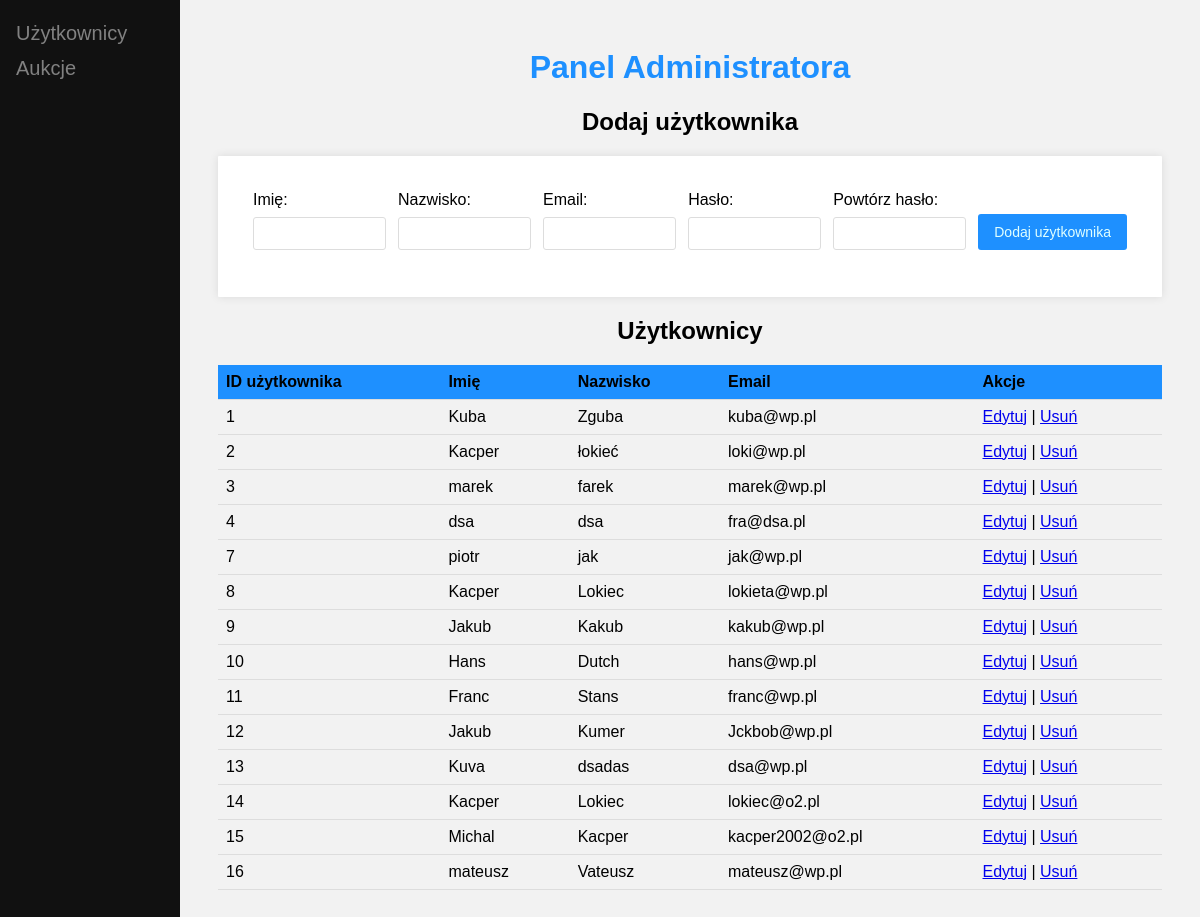
The page /dist/admin.php on the database its author committed.
### tables this page shows
CREATE TABLE `users` (
  `id_user` int(11) NOT NULL,
  `firstName` varchar(50) NOT NULL,
  `lastName` varchar(50) NOT NULL,
  `email` varchar(60) NOT NULL,
  `id_role` tinyint(4) NOT NULL DEFAULT 1,
  `pass` varchar(255) NOT NULL,
  `passwordrepeat` varchar(255) NOT NULL,
  `city` varchar(100) DEFAULT NULL,
  `street` varchar(100) DEFAULT NULL,
  `house_number` varchar(10) DEFAULT NULL,
  `postal_code` varchar(20) DEFAULT NULL,
  `phone_number` varchar(20) DEFAULT NULL
);

### dist/admin.php (the view, shortened to what this page needs)
<?php
    include_once "../scripts/connect.php";
?>
<!DOCTYPE html>
<html lang="en">
<head>
    <link rel="stylesheet" href="../src/admin.css">
</head>
<body>
<div class="sidebar">
        <a href="admin.php"><i class="fa fa-fw fa-user"></i> Użytkownicy</a>
        <a href="auctions_admin.php"><i class="fa fa-clipboard"></i> Aukcje</a>
    </div>
    <div class="main">
        <h1>Panel Administratora</h1>
         <h2>Dodaj użytkownika</h2>
        <form action="add.php" method="POST">
            <div class="add_wyglad">
                <label for="firstName">Imię:</label>
                <input type="text" name="firstName" id="firstName" required><br>
            </div>
            <div class="add_wyglad">
                <label for="lastName">Nazwisko:</label>
                <input type="text" name="lastName" id="lastName" required><br>
            </div>
            <div class="add_wyglad">
                <label for="email">Email:</label>
                <input type="email" name="email" id="email" required><br>
            </div>
            <div class="add_wyglad">
                <label for="pass">Hasło:</label>
                <input type="password" name="pass" id="pass" required><br>
            </div>
            <div class="add_wyglad">
                <label for="passwordrepeat">Powtórz hasło:</label>
                <input type="password" name="passwordrepeat" id="passwordrepeat" required><br>
            </div>
            <div class="add_wyglad">
                <input class="add_button" type="submit" value="Dodaj użytkownika">
            </div>
        </form>
        <h2 id="uzytkownicy">Użytkownicy</h2>
        <table>
            <tr>
                <th>ID użytkownika</th>
                <th>Imię</th>
                <th>Nazwisko</th>
                <th>Email</th>
                <th>Akcje</th>
            </tr>
        <?php
            $stmt = $conn->prepare("SELECT * FROM users");
            $stmt->execute();
            $users = $stmt->fetchAll(PDO::FETCH_ASSOC);
            if (count($users) > 0) {
                foreach ($users as $row) {
                    echo "<tr>";
                    echo "<td>" . htmlspecialchars($row["id_user"]) . "</td>";
                    echo "<td>" . htmlspecialchars($row["firstName"]) . "</td>";
                    echo "<td>" . htmlspecialchars($row["lastName"]) . "</td>";
                    echo "<td>" . htmlspecialchars($row["email"]) . "</td>";
                    echo "<td><a href='edit.php?id=" . htmlspecialchars($row["id_user"]) . "'>Edytuj</a> | <a href='../scripts/delete.php?id=" . htmlspecialchars($row["id_user"]) . "'>Usuń</a></td>";
                    echo "</tr>";
                }
            } else {
                echo "<tr><td colspan='5'>Brak użytkowników.</td></tr>";
            }
        ?>
        </table>
    </div>
</body>
</html>

### src/admin.css (style rules this page uses)
body { font-family: Arial, sans-serif; background-color: #f2f2f2; padding: 20px; }
h1 { text-align: center; color: #1E90FF; }
h2 { text-align: center; }
table { width: 100%; border-collapse: collapse; margin-bottom: 20px; }
th, td { padding: 8px; text-align: left; border-bottom: 1px solid #ddd; }
th { background-color: #1E90FF; }
form { max-width: 1400px; margin: 0 auto; background-color: #fff; padding: 20px; border-radius: 1px; box-shadow: 0 0 10px rgba(0, 0, 0, 0.1); display: flex; }
label { display: block; margin-bottom: 8px; }
input[type="text"], input[type="email"], input[type="password"] { width: 100%; padding: 8px; border-radius: 3px; border: 1px solid #ddd; margin-bottom: 12px; }
input[type="submit"] { background-color: #1E90FF; color: #E0FFFF; border: none; padding: 10px 16px; font-size: 14px; border-radius: 3px; cursor: pointer; margin-top: 23px; }
.sidebar { height: 100%; width: 180px; position: fixed; z-index: 1; top: 0; left: 0; background-color: #111; overflow-x: hidden; padding-top: 16px; }
.sidebar a { padding: 6px 8px 6px 16px; text-decoration: none; font-size: 20px; color: #818181; display: block; }
.main { margin-left: 180px; padding: 0px 10px; }
.add_wyglad { display: block; margin: 15px; width: 18%; }

### rows shown on the page
users: id_user "1", firstName "Kuba", lastName "Zguba", email "kuba@wp.pl"
users: id_user "2", firstName "Kacper", lastName "łokieć", email "loki@wp.pl"
users: id_user "3", firstName "marek", lastName "farek", email "marek@wp.pl"
users: id_user "4", firstName "dsa", lastName "dsa", email "fra@dsa.pl"
users: id_user "7", firstName "piotr", lastName "jak", email "jak@wp.pl"
users: id_user "8", firstName "Kacper", lastName "Lokiec", email "lokieta@wp.pl"
users: id_user "9", firstName "Jakub", lastName "Kakub", email "kakub@wp.pl"
users: id_user "10", firstName "Hans", lastName "Dutch", email "hans@wp.pl"
users: id_user "11", firstName "Franc", lastName "Stans", email "franc@wp.pl"
users: id_user "12", firstName "Jakub", lastName "Kumer", email "Jckbob@wp.pl"
users: id_user "13", firstName "Kuva", lastName "dsadas", email "dsa@wp.pl"
users: id_user "14", firstName "Kacper", lastName "Lokiec", email "lokiec@o2.pl"
users: id_user "15", firstName "Michal", lastName "Kacper", email "kacper2002@o2.pl"
users: id_user "16", firstName "mateusz", lastName "Vateusz", email "mateusz@wp.pl"
